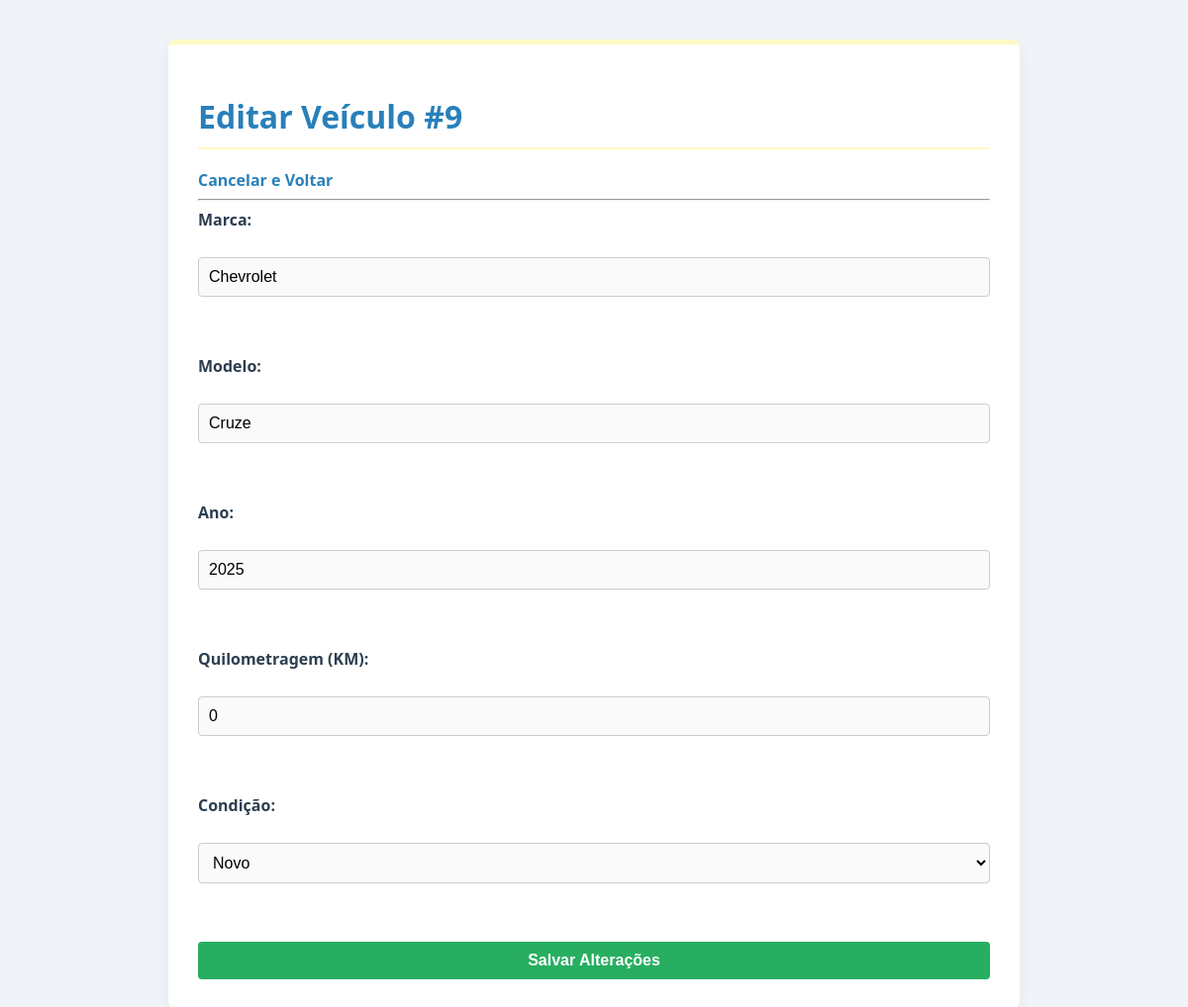
The page /veiculos/atualizar?id=9 (signed in) on the database its author committed.
### tables this page shows
CREATE TABLE veiculos (
    id INTEGER PRIMARY KEY AUTOINCREMENT,
    marca VARCHAR(100) NOT NULL,
    modelo VARCHAR(100) NOT NULL,
    ano INTEGER NOT NULL,
    condicao VARCHAR(20) NOT NULL, -- 'novo' ou 'usado'
    km INTEGER NOT NULL
);

### app/Controllers/VeiculoController.php (called while the page is built, shortened)
<?php
class VeiculoController{
    public function edit(){
        $id = $_GET['id'];
        $dao = new VeiculoDAO();
        $veiculo = $dao->getById($id);
        require_once __DIR__ . '/../Views/veiculos/editar.php';
    }
}

### config/Database.php (called while the page is built, shortened)
<?php
class Database{
    private static $db_path = __DIR__ . '/../db/gestao_veiculos.sqlite';
    private static $connection = null;
    public static function getConnection(){
        if (self::$connection === null){
            try{
                $dsn = 'sqlite:' . self::$db_path;
                self::$connection = new PDO($dsn);
                self::$connection->setAttribute(PDO::ATTR_ERRMODE, PDO::ERRMODE_EXCEPTION);
                self::$connection->setAttribute(PDO::ATTR_DEFAULT_FETCH_MODE, PDO::FETCH_OBJ);
            } catch (PDOException $e){
                die('Erro ao conectar ao banco de dados: ' . $e->getMessage());
            }
        }
        return self::$connection;
    }
}

### app/DAO/VeiculoDAO.php (called while the page is built, shortened)
<?php
class VeiculoDAO{
    private $db;
    public function __construct(){
        $this->db = Database::getConnection();
    }
    public function getById($id){
        try{
            $sql = "SELECT * FROM veiculos WHERE id = :id";
            $stmt = $this->db->prepare($sql);
            $stmt->bindParam(':id', $id);
            $stmt->execute();
            $linha = $stmt->fetch(PDO::FETCH_ASSOC);
            if($linha){
                $v = new Veiculo();
                $v->setId($linha['id']);
                $v->setMarca($linha['marca']);
                $v->setModelo($linha['modelo']);
                $v->setAno($linha['ano']);
                $v->setCondicao($linha['condicao']);
                $v->setKm($linha['km']);
                return $v;
            }
            return null;
        } catch (PDOException $e) {
            die('Erro ao Buscar o Veículo: ' . $e->getMessage());
        }
    }
}

### app/Models/Veiculo.php (called while the page is built, shortened)
<?php
class Veiculo{
    private $id;
    private $marca;
    private $modelo;
    private $ano;
    private $condicao;
    private $km;
    public function getId(){
        return $this->id;
    }
    public function setId($id){
        $this->id = $id;
    }
    public function getMarca(){
        return $this->marca;
    }
    public function setMarca($marca){
        $this->marca = $marca;
    }
    public function getModelo(){
        return $this->modelo;
    }
    public function setModelo($modelo){
        $this->modelo = $modelo;
    }
    public function getAno(){
        return $this->ano;
    }
    public function setAno($ano){
        $this->ano = $ano;
    }
    public function getCondicao(){
        return $this->condicao;
    }
    public function setCondicao($condicao){
        $this->condicao = $condicao;
    }
    public function getKm(){
        return $this->km;
    }
    public function setKm($km){
        $this->km = $km;
    }
}

### app/Views/veiculos/editar.php (the view, shortened to what this page needs)
<!DOCTYPE html>
<html lang="pt-br">
<head>
    <link rel="stylesheet" href="/css/style.css">
</head>
<body>
    <div class="container">
        <h1>Editar Veículo #<?php echo $veiculo->getId(); ?></h1>
        <a href="/veiculos">Cancelar e Voltar</a>
        <hr>
        <form action="/veiculos/atualizar" method="POST">
            <label>Marca:</label><br>
            <input type="text" name="marca" required
                   value="<?php echo $veiculo->getMarca(); ?>">
            <br><br>
            <label>Modelo:</label><br>
            <input type="text" name="modelo" required
                   value="<?php echo $veiculo->getModelo(); ?>">
            <br><br>
            <label>Ano:</label><br>
            <input type="number" name="ano" required min="1900" max="2099"
                   value="<?php echo $veiculo->getAno(); ?>">
            <br><br>
            <label>Quilometragem (KM):</label><br>
            <input type="number" name="km" required
                   value="<?php echo $veiculo->getKm(); ?>">
            <br><br>
            <label>Condição:</label><br>
            <select name="condicao">
                <option value="novo" <?php echo ($veiculo->getCondicao() == 'novo') ? 'selected' : ''; ?>>
                    Novo
                </option>
            </select>
            <br><br>
            <button type="submit">Salvar Alterações</button>
        </form>
    </div>
</body>
</html>

### public/css/style.css (style rules this page uses)
:root { --cor-fundo: #f0f4f8; --cor-container: #ffffff; --cor-texto: #2c3e50; --cor-azul-principal: #2980b9; --cor-amarelo-claro: #fff9c4; --btn-verde: #27ae60; --btn-vermelho: #c0392b; --btn-azul: #2980b9; --btn-cinza: #95a5a6; }
body { font-family: 'Segoe UI', Tahoma, Geneva, Verdana, sans-serif; background-color: var(--cor-fundo); color: var(--cor-texto); margin: 0; padding: 0; display: flex; justify-content: center; min-height: 100vh; }
.container, body > form, body > table { background-color: var(--cor-container); width: 90%; max-width: 800px; margin: 40px auto; padding: 30px; border-radius: 8px; box-shadow: 0 4px 15px rgba(0,0,0,0.05); border-top: 5px solid var(--cor-amarelo-claro); }
h1 { color: var(--cor-azul-principal); border-bottom: 2px solid var(--cor-amarelo-claro); padding-bottom: 10px; margin-bottom: 20px; }
a { color: var(--cor-azul-principal); text-decoration: none; font-weight: bold; }
form { display: flex; flex-direction: column; }
label { margin-bottom: 5px; font-weight: 600; color: var(--cor-texto); }
input, select { padding: 10px; margin-bottom: 15px; border: 1px solid #ccc; border-radius: 4px; font-size: 16px; background-color: #fafafa; }
button, .btn { padding: 10px 20px; border: none; border-radius: 4px; cursor: pointer; font-size: 16px; font-weight: bold; color: white; transition: opacity 0.3s; display: inline-block; text-align: center; }
button[type="submit"] { background-color: var(--btn-verde); }

### rows shown on the page
veiculos: id "9", marca "Chevrolet", modelo "Cruze", ano "2025", km "0", condicao "Novo"
